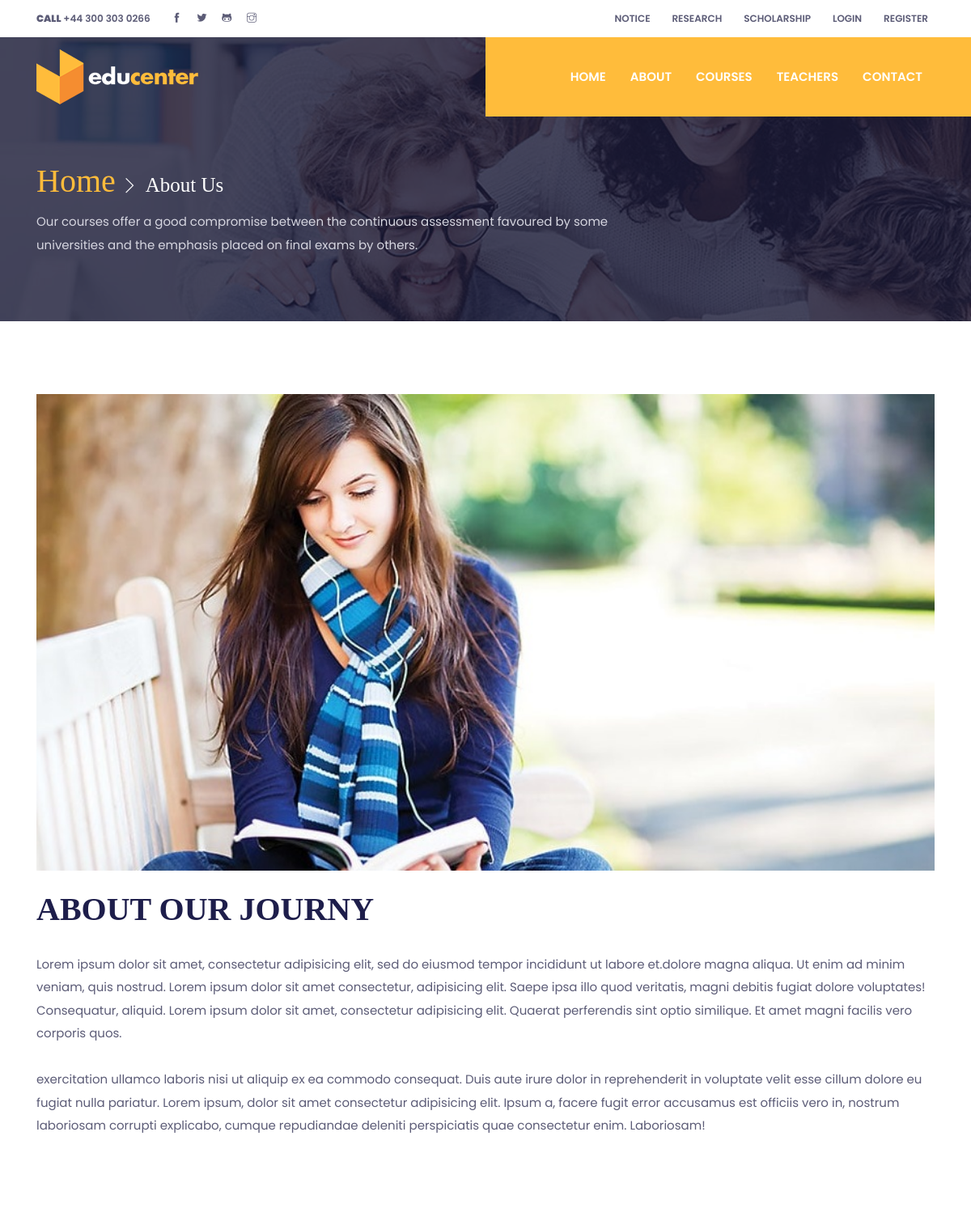
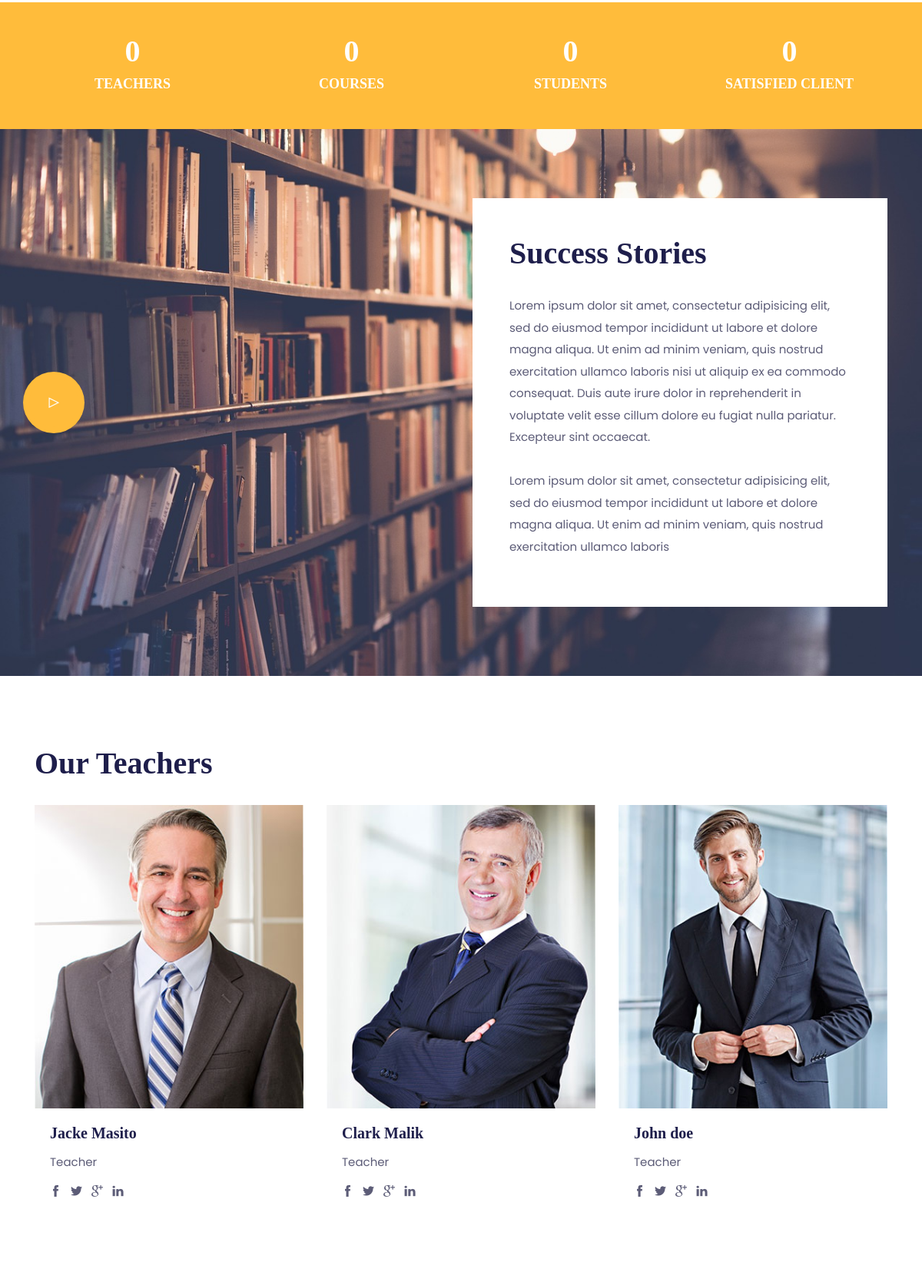
Page /about.php (upper part) on the committed database (2 pictures, top to bottom).
### tables this page shows
CREATE TABLE `about` (
  `id` int(11) NOT NULL,
  `description` varchar(255) NOT NULL,
  `about_description` text NOT NULL,
  `success_description` text NOT NULL,
  `success_banner` varchar(255) NOT NULL,
  `about_banner` varchar(255) NOT NULL
);

CREATE TABLE `teachers` (
  `id` int(11) NOT NULL,
  `name` varchar(255) NOT NULL,
  `category` varchar(255) NOT NULL,
  `description` varchar(255) NOT NULL,
  `teacher_description` text NOT NULL,
  `biography` text NOT NULL,
  `teacher_banner` varchar(255) NOT NULL
);

### about.php (the view, shortened to what this page needs)
<!DOCTYPE html>
<html lang="en">
<head>
  <?php
include ('db.php');
$sql = "SELECT * FROM about";
$result = mysqli_query($conn, $sql);
$data = mysqli_fetch_assoc($result);
?>
  <link rel="stylesheet" href="plugins/bootstrap/bootstrap.min.css">
  <link rel="stylesheet" href="plugins/slick/slick.css">
  <link rel="stylesheet" href="plugins/themify-icons/themify-icons.css">
  <link rel="stylesheet" href="plugins/animate/animate.css">
  <link rel="stylesheet" href="plugins/aos/aos.css">
  <link rel="stylesheet" href="plugins/venobox/venobox.css">
  <link href="css/style.css" rel="stylesheet">
</head>
<body>
<?php include ('header.php');?>
<section class="page-title-section overlay" data-background="images/backgrounds/page-title.jpg">
  <div class="container">
    <div class="row">
      <div class="col-md-8">
        <ul class="list-inline custom-breadcrumb mb-2">
          <li class="list-inline-item"><a class="h2 text-primary font-secondary" href="index.html">Home</a></li>
          <li class="list-inline-item text-white h3 font-secondary nasted">About Us</li>
        </ul>
        <p class="text-lighten mb-0"><?php echo $data['description']; ?></p>
      </div>
    </div>
  </div>
</section>
<section class="section">
  <div class="container">
    <div class="row">
      <div class="col-12">
        <img class="img-fluid w-100 mb-4" src="images/about/<?php echo $data['about_banner']; ?>" alt="about image">
        <h2 class="section-title">ABOUT OUR JOURNY</h2>
        <p><?php echo $data['about_description']; ?></p>
      </div>
    </div>
  </div>
</section>
<section class="section-sm bg-primary">
  <div class="container">
    <div class="row">
      <div class="col-md-3 col-sm-6 mb-4 mb-md-0">
        <div class="text-center">
          <h2 class="count text-white" data-count="60">0</h2>
          <h5 class="text-white">TEACHERS</h5>
        </div>
      </div>
      <div class="col-md-3 col-sm-6 mb-4 mb-md-0">
        <div class="text-center">
          <h2 class="count text-white" data-count="50">0</h2>
          <h5 class="text-white">COURSES</h5>
        </div>
      </div>
      <div class="col-md-3 col-sm-6 mb-4 mb-md-0">
        <div class="text-center">
          <h2 class="count text-white" data-count="1000">0</h2>
          <h5 class="text-white">STUDENTS</h5>
        </div>
      </div>
      <div class="col-md-3 col-sm-6 mb-4 mb-md-0">
        <div class="text-center">
          <h2 class="count text-white" data-count="3737">0</h2>
          <h5 class="text-white">SATISFIED CLIENT</h5>
        </div>
      </div>
    </div>
  </div>
</section>
<section class="section bg-cover" data-background="images/backgrounds/<?php echo $data['success_banner']; ?>">
  <div class="container">
    <div class="row">
      <div class="col-lg-6 col-sm-4 position-relative success-video">
        <a class="play-btn venobox" href="https://youtu.be/nA1Aqp0sPQo" data-vbtype="video">
          <i class="ti-control-play"></i>
        </a>
      </div>
      <div class="col-lg-6 col-sm-8">
        <div class="bg-white p-5">
          <h2 class="section-title">Success Stories</h2>
          <p><?php echo $data['success_description']; ?></p>
        </div>
      </div>
    </div>
  </div>
</section>
<section class="section">
  <div class="container">
    <div class="row justify-content-center">
      <div class="col-12">
        <h2 class="section-title">Our Teachers</h2>
      </div>
      <?php
        include('db.php');
        $sql= "SELECT * FROM `teachers`  LIMIT 3";
        $result= $conn->query($sql);
        while($row=$result->fetch_assoc()) {
      ?>
      <div class="col-lg-4 col-sm-6 mb-5 mb-lg-0">
        <div class="card border-0 rounded-0 hover-shadow">
          <img class="card-img-top rounded-0" src="images/teachers/<?php echo $row['teacher_banner']?>" alt="teacher">
          <div class="card-body">
            <a href="teacher_detail.php?id=<?php echo $row['id']?>">
              <h4 class="card-title"><?php echo $row['name']?></h4>
            </a>
            <p>Teacher</p>
            <ul class="list-inline">
              <li class="list-inline-item"><a class="text-color" href="https://facebook.com/themefisher"><i class="ti-facebook"></i></a></li>
              <li class="list-inline-item"><a class="text-color" href="https://twitter.com/themefisher"><i class="ti-twitter-alt"></i></a></li>
              <li class="list-inline-item"><a class="text-color" href="https://github.com/themefisher"><i class="ti-google"></i></a></li>
              <li class="list-inline-item"><a class="text-color" href="https://instagram.com/themefisher/"><i class="ti-linkedin"></i></a></li>
            </ul>
          </div>
        </div>
      </div>
      <?php } ?>
    </div>
  </div>
</section>
</body>
</html>

### css/style.css (style rules this page uses)
body { line-height: 1.2; font-family: "Poppins", sans-serif; -webkit-font-smoothing: antialiased; font-size: 15px; color: #5c5c77; }
p, .paragraph { font-weight: 400; color: #5c5c77; font-size: 15px; line-height: 1.9; font-family: "Poppins", sans-serif; }
h1, h2, h3, h4, h5, h6 { color: #1e1e4b; font-family: "futura-bold"; font-weight: 700; line-height: 1.2; }
h2, .h2 { font-size: 40px; }
h3, .h3 { font-size: 25px; }
h4, .h4 { font-size: 20px; }
h5, .h5 { font-size: 18px; }
body { background-color: #fff; overflow-x: hidden; }
ol, ul { list-style-type: none; margin: 0px; }
img { vertical-align: middle; border: 0; }
a, a:hover, a:focus { text-decoration: none; }
a, button, select { cursor: pointer; transition: 0.2s ease; }
h4 { transition: 0.2s ease; }
.section { padding-top: 90px; padding-bottom: 90px; }
.section-sm { padding-top: 40px; padding-bottom: 40px; }
.section-title { margin-bottom: 30px; }
.bg-cover { background-size: cover; background-position: center center; background-repeat: no-repeat; }
.overlay { position: relative; }
.overlay::before { position: absolute; content: ""; height: 100%; width: 100%; top: 0; left: 0; background: #1a1a37; opacity: 0.8; }
.bg-primary { background: #ffbc3b !important; }
.text-primary { color: #ffbc3b !important; }
.text-color { color: #5c5c77; }
.text-lighten { color: #d6d6e0 !important; }
.font-secondary { font-family: "futura-bold"; }
.page-title-section { padding: 200px 0 80px; }
.custom-breadcrumb li.nasted { position: relative; padding-left: 25px; }
.custom-breadcrumb li.nasted::before { position: absolute; font-family: "themify"; content: "\e649"; font-size: 20px; top: 50%; left: -5px; color: #fff; transform: translateY(-50%); }
.hover-shadow { transition: 0.3s ease; }
.success-video { min-height: 300px; }
.success-video .play-btn { position: absolute; top: 50%; left: 0; transform: translateY(-50%); }
.play-btn { display: inline-block; height: 80px; width: 80px; border-radius: 50%; background: #ffbc3b; color: #fff; font-size: 20px; text-align: center; }
.play-btn i { line-height: 80px; }
.play-btn::before { position: absolute; content: ""; height: 0; width: 0; transform: translate(-50%, -50%); background: #fff; border-radius: 50%; top: 50%; left: 50%; z-index: -2; transition: 0.3s ease; transition-delay: 0.2s; }
.play-btn::after { position: absolute; content: ""; height: 80%; width: 80%; transform: translate(-50%, -50%); background: #ffbc3b; border-radius: 50%; top: 50%; left: 50%; z-index: -1; transition: 0.3s ease; }

### rows in the picture
about: description "Our courses offer a good compromise between the continuous assessment favoured by some universities and the emphasis placed on final exams by others.", about_banner (picture), about_description "Lorem ipsum dolor sit amet, consectetur adipisicing elit, sed do eiusmod tempor incididunt ut labore et.dolore magna aliqua. Ut enim ad minim veniam, quis nostrud. Lorem ipsum dolor sit amet consectetur, adipisicing elit. Saepe ipsa illo quod veritatis, magni debitis fugiat dolore voluptates! Consequatur, aliquid. Lorem ipsum dolor sit amet, consectetur adipisicing elit. Quaerat perferendis sint optio similique. Et amet magni facilis vero corporis quos. exercitation ullamco laboris nisi ut aliquip ex ea commodo consequat. Duis aute irure dolor in reprehenderit in voluptate velit esse cillum dolore eu fugiat nulla pariatur. Lorem ipsum, dolor sit amet consectetur adipisicing elit. Ipsum a,…", success_description "Lorem ipsum dolor sit amet, consectetur adipisicing elit, sed do eiusmod tempor incididunt ut labore et dolore magna aliqua. Ut enim ad minim veniam, quis nostrud exercitation ullamco laboris nisi ut aliquip ex ea commodo consequat. Duis aute irure dolor in reprehenderit in voluptate velit esse cillum dolore eu fugiat nulla pariatur. Excepteur sint occaecat. Lorem ipsum dolor sit amet, consectetur adipisicing elit, sed do eiusmod tempor incididunt ut labore et dolore magna aliqua. Ut enim ad minim veniam, quis nostrud exercitation ullamco laboris"
teachers: teacher_banner (picture), name "Jacke Masito"
teachers: teacher_banner (picture), name "Clark Malik"
teachers: teacher_banner (picture), name "John doe"
